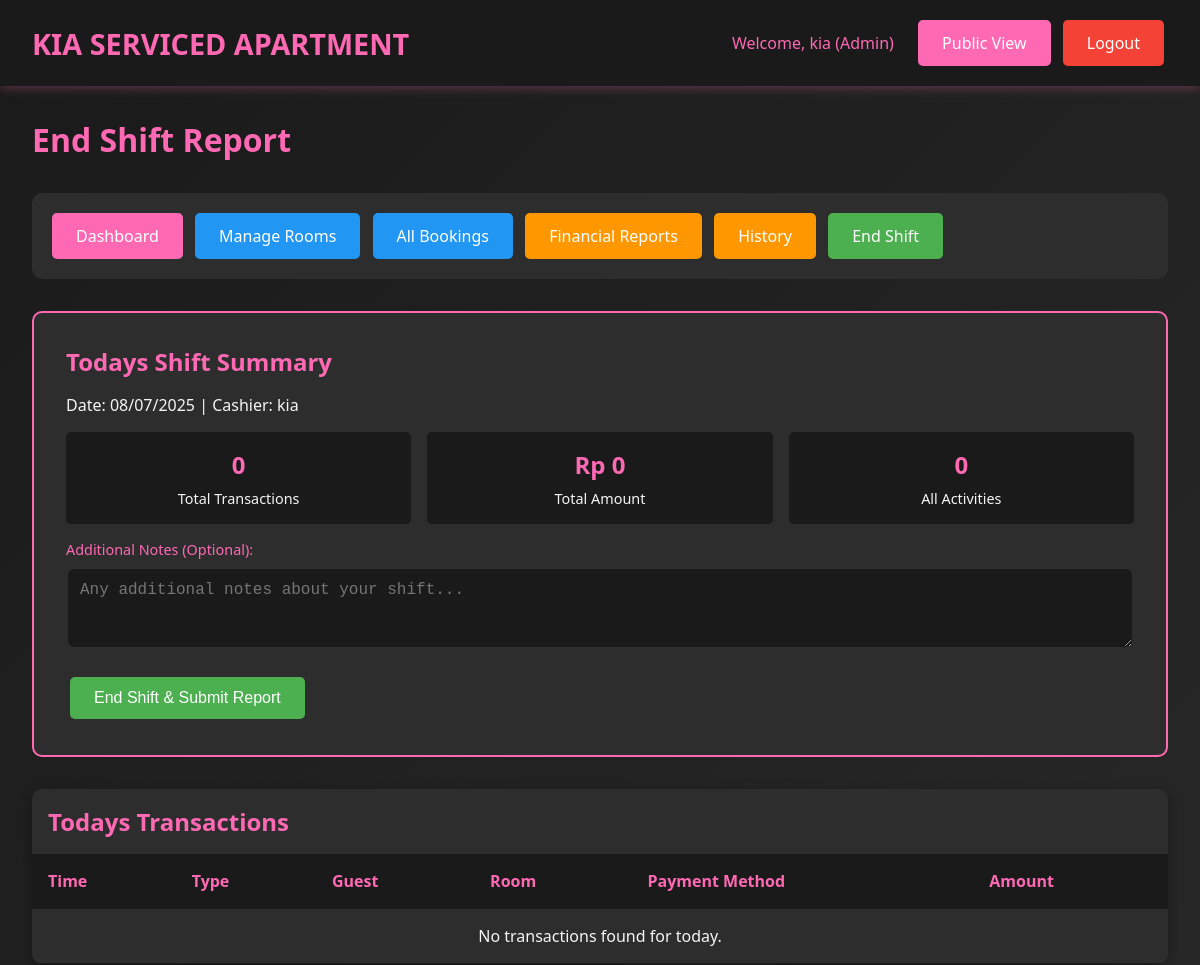
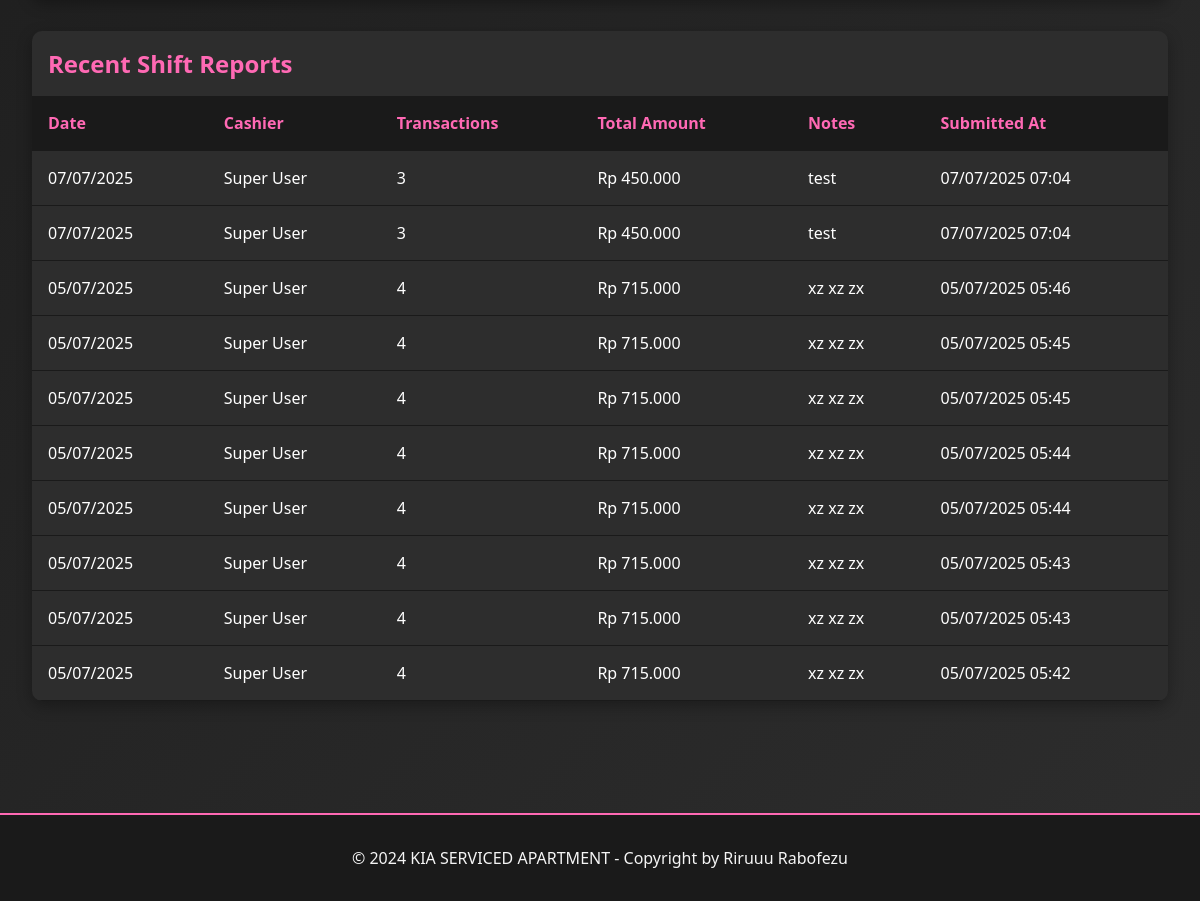
Page /admin/shift_report.php (signed in) on the committed database (2 pictures, top to bottom).
### tables this page shows
CREATE TABLE `shift_reports` (
  `id` int(11) NOT NULL,
  `user_id` int(11) NOT NULL,
  `shift_date` date NOT NULL,
  `total_transactions` int(11) DEFAULT '0',
  `total_amount` decimal(10,2) DEFAULT '0.00',
  `notes` text,
  `created_at` timestamp NOT NULL DEFAULT CURRENT_TIMESTAMP
);

CREATE TABLE `users` (
  `id` int(11) NOT NULL,
  `username` varchar(50) NOT NULL,
  `password` varchar(255) NOT NULL,
  `full_name` varchar(100) NOT NULL,
  `role` enum('superuser','admin','cashier') NOT NULL,
  `created_at` timestamp NOT NULL DEFAULT CURRENT_TIMESTAMP,
  `updated_at` timestamp NOT NULL DEFAULT CURRENT_TIMESTAMP ON UPDATE CURRENT_TIMESTAMP
);

### includes/config.php (called while the page is built, shortened)
<?php
function isLoggedIn() {
    return isset($_SESSION['user_id']);
}
function getUserRole() {
    return $_SESSION['user_role'] ?? null;
}
function hasPermission($required_roles) {
    $user_role = getUserRole();
    return in_array($user_role, $required_roles);
}
function formatCurrency($amount) {
    return 'Rp ' . number_format($amount, 0, ',', '.');
}
function formatDateTime($datetime) {
    return date('d/m/Y H:i', strtotime($datetime));
}
function formatDate($date) {
    return date('d/m/Y', strtotime($date));
}
?>

### admin/shift_report.php (the view, shortened to what this page needs)
<?php
require_once "../includes/config.php";
$stmt = $pdo->prepare("SELECT t.*, b.guest_name, r.room_number, r.location
                      FROM transactions t
                      JOIN bookings b ON t.booking_id = b.id
                      JOIN rooms r ON b.room_id = r.id
                      WHERE DATE(t.transaction_date) = CURDATE()
                      AND t.created_by = ?
                      ORDER BY t.transaction_date DESC");
$stmt->execute([$_SESSION["user_id"]]);
$today_transactions = $stmt->fetchAll();
$total_transactions = 0;
$total_amount = 0;
$stmt = $pdo->prepare("SELECT id FROM shift_reports WHERE user_id = ? AND shift_date = CURDATE()");
$stmt->execute([$_SESSION["user_id"]]);
$already_submitted = $stmt->fetch();
?>
<!DOCTYPE html>
<html lang="id">
<head>
    <link rel="stylesheet" href="../assets/css/style.css">
</head>
<body>
    <header class="header">
        <div class="header-content">
            <a href="../index.php" class="logo">KIA SERVICED APARTMENT</a>
            <div>
                <span style="color: var(--primary-pink); margin-right: 1rem;">
                    Welcome, <?php echo htmlspecialchars($_SESSION["full_name"]); ?> (<?php echo ucfirst($_SESSION["user_role"]); ?>)
                </span>
                <a href="../index.php" class="btn btn-primary">Public View</a>
                <a href="../includes/logout.php" class="btn btn-danger">Logout</a>
            </div>
        </div>
    </header>
    <div class="container">
        <h1 style="color: var(--primary-pink); margin-bottom: 2rem;">End Shift Report</h1>
        <div style="background: var(--dark-gray); padding: 1rem; border-radius: 10px; margin-bottom: 2rem;">
            <a href="dashboard.php" class="btn btn-primary">Dashboard</a>
            <?php if (hasPermission(["admin", "superuser"])): ?>
                <a href="rooms.php" class="btn btn-info">Manage Rooms</a>
                <a href="bookings.php" class="btn btn-info">All Bookings</a>
            <?php endif; ?>
            <a href="reports.php" class="btn btn-warning">Financial Reports</a>
            <a href="history.php" class="btn btn-warning">History</a>
            <a href="shift_report.php" class="btn btn-success">End Shift</a>
        </div>
        <div class="shift-summary">
            <h2 style="color: var(--primary-pink); margin-bottom: 1rem;">Todays Shift Summary</h2>
            <p style="color: var(--light-gray); margin-bottom: 1rem;">
                Date: <?php echo date("d/m/Y"); ?> |
                Cashier: <?php echo htmlspecialchars($_SESSION["full_name"]); ?>
            </p>
            <div class="summary-grid">
                <div class="summary-item">
                    <div class="summary-number"><?php echo $total_transactions; ?></div>
                    <div class="summary-label">Total Transactions</div>
                </div>
                <div class="summary-item">
                    <div class="summary-number"><?php echo formatCurrency($total_amount); ?></div>
                    <div class="summary-label">Total Amount</div>
                </div>
                <div class="summary-item">
                    <div class="summary-number"><?php echo count($today_transactions); ?></div>
                    <div class="summary-label">All Activities</div>
                </div>
            </div>
            <?php if (!$already_submitted): ?>
            <form method="POST" style="margin-top: 1rem;">
                <div class="form-group">
                    <label>Additional Notes (Optional):</label>
                    <textarea name="notes" class="form-control" rows="3"
                              placeholder="Any additional notes about your shift..."></textarea>
                </div>
                <button type="submit" name="end_shift" class="btn btn-success"
                        onclick="return confirm(\"Are you sure you want to end your shift? This action cannot be undone.\")">
                    End Shift & Submit Report
                </button>
            </form>
            <?php endif; ?>
        </div>
        <div class="table-container">
            <h2 style="color: var(--primary-pink); margin: 1rem;">Todays Transactions</h2>
            <table class="table">
                <thead>
                    <tr>
                        <th>Time</th>
                        <th>Type</th>
                        <th>Guest</th>
                        <th>Room</th>
                        <th>Payment Method</th>
                        <th>Amount</th>
                    </tr>
                </thead>
                <tbody>
                    <?php if (empty($today_transactions)): ?>
                    <tr>
                        <td colspan="6" style="text-align: center; color: var(--light-gray);">
                            No transactions found for today.
                        </td>
                    </tr>
                    <?php endif; ?>
                </tbody>
            </table>
        </div>
        <?php if (hasPermission(["admin", "superuser"])): ?>
            <?php
            $stmt = $pdo->prepare("SELECT sr.*, u.full_name
                                  FROM shift_reports sr
                                  JOIN users u ON sr.user_id = u.id
                                  ORDER BY sr.shift_date DESC, sr.created_at DESC
                                  LIMIT 10");
            $stmt->execute();
            $recent_reports = $stmt->fetchAll();
            ?>
            <div class="table-container">
                <h2 style="color: var(--primary-pink); margin: 1rem;">Recent Shift Reports</h2>
                <table class="table">
                    <thead>
                        <tr>
                            <th>Date</th>
                            <th>Cashier</th>
                            <th>Transactions</th>
                            <th>Total Amount</th>
                            <th>Notes</th>
                            <th>Submitted At</th>
                        </tr>
                    </thead>
                    <tbody>
                        <?php foreach ($recent_reports as $report): ?>
                        <tr>
                            <td><?php echo formatDate($report["shift_date"]); ?></td>
                            <td><?php echo htmlspecialchars($report["full_name"]); ?></td>
                            <td><?php echo $report["total_transactions"]; ?></td>
                            <td><?php echo formatCurrency($report["total_amount"]); ?></td>
                            <td><?php echo htmlspecialchars($report["notes"] ?: "-"); ?></td>
                            <td><?php echo formatDateTime($report["created_at"]); ?></td>
                        </tr>
                        <?php endforeach; ?>
                    </tbody>
                </table>
            </div>
        <?php endif; ?>
    </div>
    <footer class="footer">
        <p>&copy; 2024 KIA SERVICED APARTMENT - Copyright by Riruuu Rabofezu</p>
    </footer>
</body>
</html>

### assets/css/style.css (style rules this page uses)
* { margin: 0; padding: 0; box-sizing: border-box; }
:root { --primary-pink: #ff69b4; --dark-pink: #e91e63; --light-pink: #ffc0cb; --black: #1a1a1a; --dark-gray: #2d2d2d; --light-gray: #f5f5f5; --white: #ffffff; --success: #4caf50; --warning: #ff9800; --info: #2196f3; --danger: #f44336; }
body { font-family: 'Segoe UI', Tahoma, Geneva, Verdana, sans-serif; background: linear-gradient(135deg, var(--black) 0%, var(--dark-gray) 100%); color: var(--white); min-height: 100vh; }
.header { background: var(--black); padding: 1rem 2rem; box-shadow: 0 2px 10px rgba(255, 105, 180, 0.3); position: sticky; top: 0; z-index: 1000; }
.header-content { display: flex; justify-content: space-between; align-items: center; max-width: 1200px; margin: 0 auto; }
.logo { font-size: 1.8rem; font-weight: bold; color: var(--primary-pink); text-decoration: none; }
.form-group { margin-bottom: 1.2rem; }
.form-group label { display: block; margin-bottom: 0.5rem; color: var(--primary-pink); font-weight: 500; font-size: 0.9rem; }
.form-control { width: 100%; padding: 0.75rem; border: 2px solid var(--dark-gray); border-radius: 8px; background: var(--black); color: var(--white); font-size: 1rem; transition: all 0.3s ease; }
.btn { padding: 0.75rem 1.5rem; border: none; border-radius: 5px; cursor: pointer; font-size: 1rem; font-weight: 500; text-decoration: none; display: inline-block; text-align: center; transition: all 0.3s ease; margin: 0.25rem; }
.btn-primary { background: var(--primary-pink); color: var(--white); }
.btn-success { background: var(--success); color: var(--white); }
.btn-warning { background: var(--warning); color: var(--white); }
.btn-info { background: var(--info); color: var(--white); }
.btn-danger { background: var(--danger); color: var(--white); }
.container { max-width: 1200px; margin: 0 auto; padding: 2rem; }
.table-container { background: var(--dark-gray); border-radius: 10px; overflow: hidden; box-shadow: 0 5px 15px rgba(0, 0, 0, 0.3); margin: 2rem 0; }
.table { width: 100%; border-collapse: collapse; }
.table th, .table td { padding: 1rem; text-align: left; border-bottom: 1px solid var(--black); }
.table th { background: var(--black); color: var(--primary-pink); font-weight: bold; }
.footer { background: var(--black); text-align: center; padding: 2rem; margin-top: 3rem; border-top: 2px solid var(--primary-pink); }
.footer p { color: var(--light-gray); margin: 0; }

### admin/shift_report.php (style rules this page uses)
.shift-summary { background: var(--dark-gray); padding: 2rem; border-radius: 10px; margin-bottom: 2rem; border: 2px solid var(--primary-pink); }
.summary-grid { display: grid; grid-template-columns: repeat(auto-fit, minmax(200px, 1fr)); gap: 1rem; margin-bottom: 1rem; }
.summary-item { text-align: center; padding: 1rem; background: var(--black); border-radius: 5px; }
.summary-number { font-size: 1.5rem; font-weight: bold; color: var(--primary-pink); margin-bottom: 0.5rem; }
.summary-label { color: var(--light-gray); font-size: 0.9rem; }

### rows in the picture
shift_reports: shift_date "07/07/2025", user.full_name "Super User", total_transactions "3", total_amount "Rp 450.000", notes "test", created_at "07/07/2025 07:04"
shift_reports: shift_date "07/07/2025", user.full_name "Super User", total_transactions "3", total_amount "Rp 450.000", notes "test", created_at "07/07/2025 07:04"
shift_reports: shift_date "05/07/2025", user.full_name "Super User", total_transactions "4", total_amount "Rp 715.000", notes "xz xz zx", created_at "05/07/2025 05:46"
shift_reports: shift_date "05/07/2025", user.full_name "Super User", total_transactions "4", total_amount "Rp 715.000", notes "xz xz zx", created_at "05/07/2025 05:45"
shift_reports: shift_date "05/07/2025", user.full_name "Super User", total_transactions "4", total_amount "Rp 715.000", notes "xz xz zx", created_at "05/07/2025 05:45"
shift_reports: shift_date "05/07/2025", user.full_name "Super User", total_transactions "4", total_amount "Rp 715.000", notes "xz xz zx", created_at "05/07/2025 05:44"
shift_reports: shift_date "05/07/2025", user.full_name "Super User", total_transactions "4", total_amount "Rp 715.000", notes "xz xz zx", created_at "05/07/2025 05:44"
shift_reports: shift_date "05/07/2025", user.full_name "Super User", total_transactions "4", total_amount "Rp 715.000", notes "xz xz zx", created_at "05/07/2025 05:43"
shift_reports: shift_date "05/07/2025", user.full_name "Super User", total_transactions "4", total_amount "Rp 715.000", notes "xz xz zx", created_at "05/07/2025 05:43"
shift_reports: shift_date "05/07/2025", user.full_name "Super User", total_transactions "4", total_amount "Rp 715.000", notes "xz xz zx", created_at "05/07/2025 05:42"

### other values in the picture
$_SESSION["full_name"] "kia"
$_SESSION["user_role"] "Admin"
$total_transactions "0"
formatCurrency($total_amount) "Rp 0"
count($today_transactions) "0"
